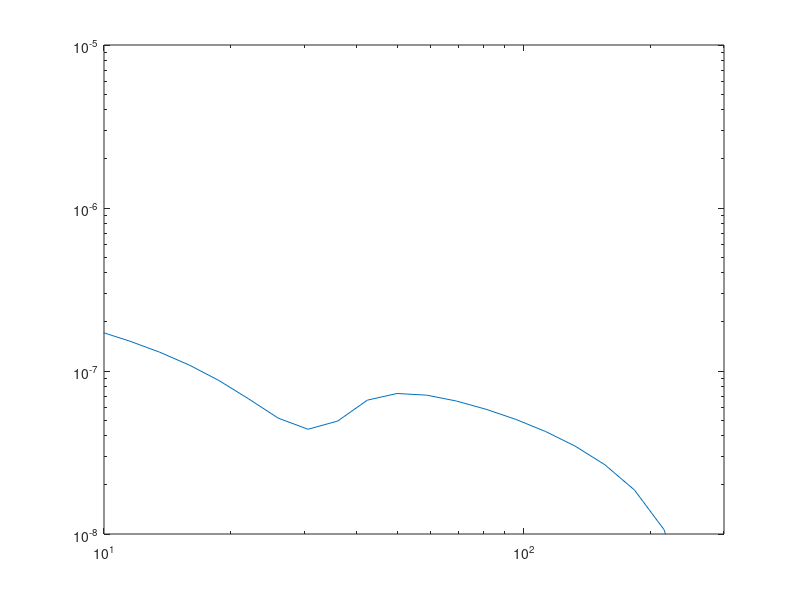

Recreate this plot in MATLAB.
me = 9.11e-31; %kg
e = 1.6*10^(-19); %C
e0 = 8.85e-12; %F/m
mi = 6.64e-26; %kg
mr = me*mi/(me+mi);
TA_eV = 200; %[eV]
TB_eV = 1500;
% TA_K = TA_eV * 1.16045e4; %[K]
ne = 1*1e19; %m^-3
kB = 1.38e-23; %[J/K]
kBTA = TA_eV*e; %eV→J（kBはJ/K）
kBTB = TB_eV*e;
% lambdaD = sqrt(e0*kBT/(ne*e^2)); %m
% Lambda = 4*pi()*lambdaD^3*ne/3; %無次元数
Z = 1; %暫定的な価数
h = 6.63e-34; %プランク定数
% Ry = me*e^4/(2*h^2);
Ry = 13.6*e;
c = 3e8;
s = 2;
% vA_th = sqrt(8*kB*TA_K/me/pi()); %[m/s]
% vB_th = sqrt(8*kB*TB_K/me/pi());
% 
% EA_th_J = 1/2*me*vA_th^2; %[J]
% EB_th_J = 1/2*me*vB_th^2; %[J]

% e_brem = 10;
% f_brem = e_brem*e/h;
% w_brem = f_brem*2*pi();
% w_brem = 1e13:1e13:1e15;
% w_brem = 10.^(linspace(10,17,100));

f_brem = 10.^(linspace(10,17,100));
ve = 1e5:1e5:1e8;

dWA = log(me*ve.'.^2./(h*2*pi()*f_brem))./ve.';
dWB = log(me*ve.'.^2./(h*2*pi()*f_brem))./ve.';
dWB(ve < 1e6) = 0;  % Set dW to 0 where ve is smaller than 1e6

A = ve.^2.*exp(-me*ve.^2/(2*kBTA));
B = ve.^(2-2*s);
B = ve.^2.*exp(-me*ve.^2/(2*kBTB));

num_eA = sum(A);
num_eB = sum(B);

emissivityA = sum(dWA.*A.')/num_eA;
emissivityA(emissivityA<0) = 0;
emissivityB = sum(dWB.*B.')/num_eB;

energy = h*f_brem/e;

% emissivityB = energy.^(1-s)*10^(-5.5);

threshold = 85;
x = 1:1:100;
emissivitySA = emissivityA.*(1+exp((1*(x-threshold)))).^(-1);
emissivitySB = emissivityB.*(1+exp(-(1*(x-threshold)))).^(-1);
emissivityS = emissivitySA+emissivitySB;


figure;
% loglog(energy,emissivityA);
% hold on;
% loglog(energy,emissivityB);
% hold on;
loglog(energy, emissivityS);
xlim([10 300]);
ylim([1e-8 1e-5]);
% A = log10(E_th_J/(Z^2*Ry));
% B = e_brem*e/(Z^2*Ry);
% gff = log(me*v_th^2./(h*w_brem));
% 
% dW = 16*pi()*e^6/(3*sqrt(3)*c^3*me^2*v_th)*ne^2*Z*2*gff;
% 
% figure;loglog(h*f_brem./(me*v_th^2),dW);
% figure;loglog(h*f_brem./(me*v_th^2),log(me*v_th^2./(h*w_brem))./v_th);

% ve = 1e5:1e5:1e8;
% dPv = ve^2*exp(-me*ve^2/(2*kBT));
% 
% gff = log(me*ve.^2./(h*w_brem));
% 
% dW = 16*pi()*e^6/(3*sqrt(3)*c^3*me^2*v_th)*ne^2*Z*2*gff;




% filename = 'transmission.xlsx';
% sheets = {'al10','al25','mylar10', 'mylar25'};
% data_Al10 = readtable(filename, 'Sheet', sheets{1}, 'VariableNamingRule', 'preserve');
% data_Al25 = readtable(filename, 'Sheet', sheets{2}, 'VariableNamingRule', 'preserve');
% data_My10 = readtable(filename, 'Sheet', sheets{3}, 'VariableNamingRule', 'preserve');
% data_My25 = readtable(filename, 'Sheet', sheets{4}, 'VariableNamingRule', 'preserve');
% E = data_Al10{:, 1}.'; % 1列目: エネルギー (eV)
% T_Al10 = data_Al10{:, 2}.';  % 2列目: 透過率
% T_Al25 = data_Al25{:, 2}.';
% T_My10 = data_My10{:, 2}.';
% T_My25 = data_My25{:, 2}.';
% % E = T(:,1);
% % T_Al10 = T(:,2);
% % T_Al25 = T(:,3);
% % T_My10 = T(:,4);
% % T_My20 = T(:,5);
% E_new = 2:300;
% T_Al10_new = interp1(E,T_Al10,E_new);
% T_Al25_new = interp1(E,T_Al25,E_new);
% T_My10_new = interp1(E,T_My10,E_new);
% T_My25_new = interp1(E,T_My25,E_new);
% figure;plot(E_new,T_Al10_new);hold on;plot(E_new,T_Al25_new);plot(E_new,T_My10_new);plot(E_new,T_My25_new);
% emissivityS_new = interp1(energy,emissivityS,E_new);
% 
% disp(size(emissivityS_new))
% 
% intensity_Al10 = emissivityS_new*T_Al10_new.';
% intensity_Al25 = emissivityS_new*T_Al25_new.';
% intensity_My10 = emissivityS_new*T_My10_new.';
% intensity_My25 = emissivityS_new*T_My25_new.';
% 
% disp(intensity_Al10)
% disp(intensity_Al25)
% disp(intensity_My10)
% disp(intensity_My25)
% 
% figure;
% subplot(2,2,1);plot(intensity_Al10);xlabel('simulation pattern');subtitle('Al10');
% subplot(2,2,2);plot(intensity_Al25);xlabel('simulation pattern');subtitle('Al25');
% subplot(2,2,3);plot(intensity_My10);xlabel('simulation pattern');subtitle('My10');
% subplot(2,2,4);plot(intensity_My25);xlabel('simulation pattern');subtitle('My25');